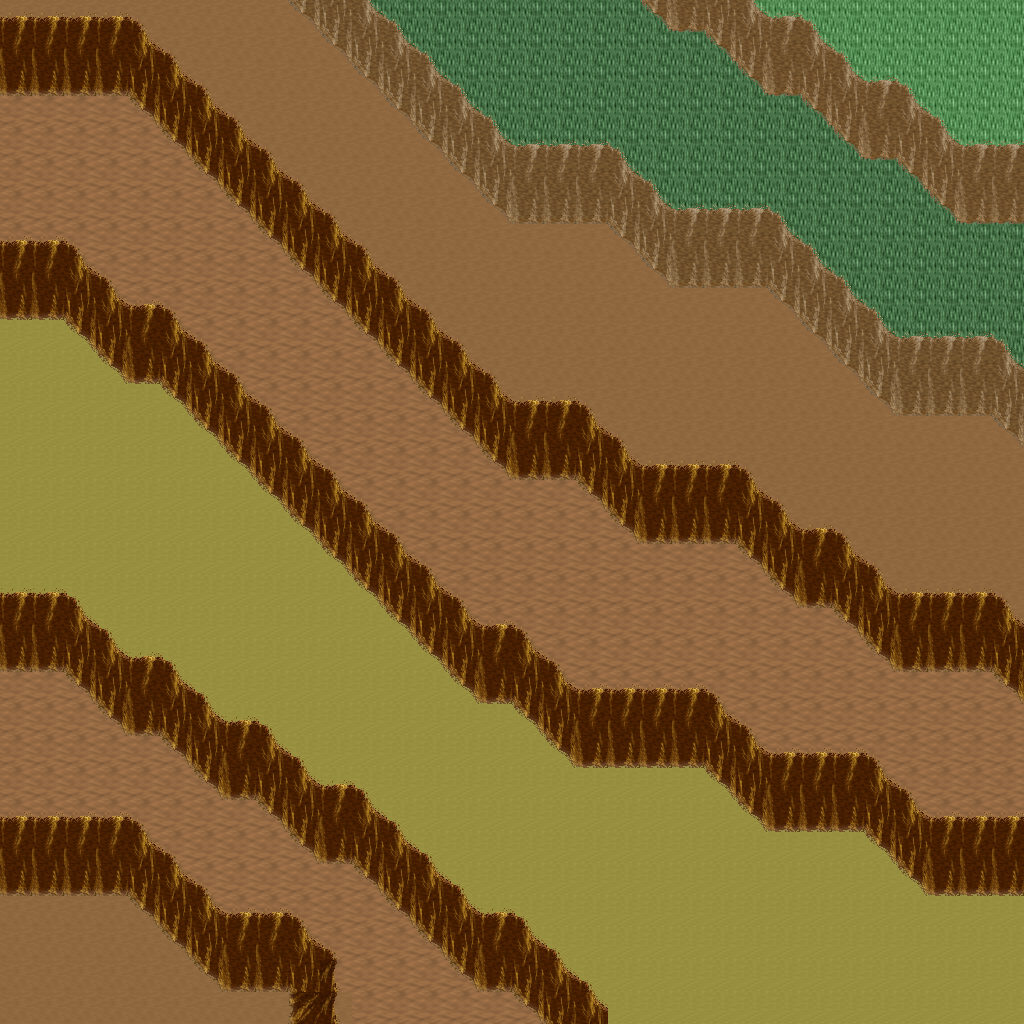

This is a level from a 2D game, rendered from its Tiled map with the project's own tilesets. A one-line summary and the map file follow, with tile-layer data summarised:
An orthogonal 32x32 tile map with 32x32 px tiles, 5 tile layers (Ground, Objects, Objects2, Above, ...), 1 hidden layer not drawn, 21 tilesets.

<map version="1.10" tiledversion="1.11.0" orientation="orthogonal" renderorder="right-down" width="32" height="32" tilewidth="32" tileheight="32" infinite="0" nextlayerid="11" nextobjectid="1">
 <tileset firstgid="1" name="logic_collision" tilewidth="32" tileheight="32" tilecount="1" columns="1">
  <image source="../drawable/logic_collision.png" width="32" height="32" />
 </tileset>
 <tileset firstgid="2" name="ground_ground" tilewidth="32" tileheight="32" tilecount="33" columns="3">
  <image source="../drawable/ground_ground.png" width="96" height="352" />
 </tileset>
 <tileset firstgid="35" name="building_castle" tilewidth="32" tileheight="32" tilecount="320" columns="20">
  <image source="../drawable/building_castle.png" width="640" height="512" />
 </tileset>
 <tileset firstgid="355" name="ground_water_pool" tilewidth="32" tileheight="32" tilecount="72" columns="3">
  <image source="../drawable/ground_water_pool.png" width="96" height="768" />
 </tileset>
 <tileset firstgid="427" name="ground_earth_edges" tilewidth="32" tileheight="32" tilecount="18" columns="6">
  <image source="../drawable/ground_earth_edges.png" width="192" height="96" />
 </tileset>
 <tileset firstgid="445" name="ground_grass_corners" tilewidth="32" tileheight="32" tilecount="24" columns="6">
  <image source="../drawable/ground_grass_corners.png" width="192" height="128" />
 </tileset>
 <tileset firstgid="469" name="ground_grass_edges" tilewidth="32" tileheight="32" tilecount="36" columns="12">
  <image source="../drawable/ground_grass_edges.png" width="384" height="96" />
 </tileset>
 <tileset firstgid="505" name="object_row_boat" tilewidth="32" tileheight="32" tilecount="30" columns="6">
  <image source="../drawable/object_row_boat.png" width="192" height="160" />
 </tileset>
 <tileset firstgid="535" name="item_ropes" tilewidth="32" tileheight="32" tilecount="4" columns="2">
  <image source="../drawable/item_ropes.png" width="64" height="64" />
 </tileset>
 <tileset firstgid="539" name="object_boardwalk" tilewidth="32" tileheight="32" tilecount="36" columns="6">
  <image source="../drawable/object_boardwalk.png" width="192" height="192" />
 </tileset>
 <tileset firstgid="575" name="object_ship" tilewidth="32" tileheight="32" tilecount="368" columns="16">
  <image source="../drawable/object_ship.png" width="512" height="736" />
 </tileset>
 <tileset firstgid="943" name="item_fishing_nets" tilewidth="32" tileheight="32" tilecount="6" columns="3">
  <image source="../drawable/item_fishing_nets.png" width="96" height="64" />
 </tileset>
 <tileset firstgid="949" name="item_fishrods" tilewidth="32" tileheight="32" tilecount="12" columns="4">
  <image source="../drawable/item_fishrods.png" width="128" height="96" />
 </tileset>
 <tileset firstgid="961" name="plant_stump_stump_vertical" tilewidth="32" tileheight="32" tilecount="1" columns="1">
  <image source="../drawable/plant_stump_stump_vertical.png" width="32" height="32" />
 </tileset>
 <tileset firstgid="962" name="item_pot_barrel" tilewidth="32" tileheight="32" tilecount="2" columns="1">
  <image source="../drawable/item_pot_barrel.png" width="32" height="64" />
 </tileset>
 <tileset firstgid="964" name="ground_cobbled_paving" tilewidth="32" tileheight="32" tilecount="1" columns="1">
  <image source="../drawable/ground_cobbled_paving.png" width="32" height="32" />
 </tileset>
 <tileset firstgid="965" name="ground_ladder_vertical_pale" tilewidth="32" tileheight="32" tilecount="5" columns="5">
  <image source="../drawable/ground_ladder_vertical_pale.png" width="160" height="32" />
 </tileset>
 <tileset firstgid="970" name="item_caution_sign" tilewidth="32" tileheight="32" tilecount="1" columns="1">
  <image source="../drawable/item_caution_sign.png" width="32" height="32" />
 </tileset>
 <tileset firstgid="971" name="ground_ridge_earth_dark" tilewidth="32" tileheight="32" tilecount="96" columns="12">
  <image source="../drawable/ground_ridge_earth_dark.png" width="384" height="256" />
 </tileset>
 <tileset firstgid="1067" name="ground_ridge_earth_pale" tilewidth="32" tileheight="32" tilecount="96" columns="12">
  <image source="../drawable/ground_ridge_earth_pale.png" width="384" height="256" />
 </tileset>
 <tileset firstgid="1163" name="plant_tree_tree_darkgreen" tilewidth="32" tileheight="32" tilecount="88" columns="8">
  <image source="../drawable/plant_tree_tree_darkgreen.png" width="256" height="352" />
 </tileset>
 <layer id="1" name="Ground" width="32" height="32">
  <data>[1024 cells, 1024 non-empty, 5 distinct tile ids]</data>
 </layer>
 <layer id="2" name="Objects" width="32" height="32">
  <data>[1024 cells, 445 non-empty, 16 distinct tile ids]</data>
 </layer>
 <layer id="3" name="Objects2" width="32" height="32">
  <data>[1024 cells, 0 non-empty, 0 distinct tile ids]</data>
 </layer>
 <layer id="4" name="Above" width="32" height="32">
  <data>[1024 cells, 0 non-empty, 0 distinct tile ids]</data>
 </layer>
 <layer id="5" name="Above2" width="32" height="32">
  <data>[1024 cells, 0 non-empty, 0 distinct tile ids]</data>
 </layer>
 <layer id="6" name="Walkable" width="32" height="32" visible="0">
  <data>[1024 cells, 249 non-empty, 1 distinct tile ids]</data>
 </layer>
 <objectgroup id="7" name="Mapevents" />
 <objectgroup id="8" name="Spawn" />
 <objectgroup id="9" name="Keys" />
 <objectgroup id="10" name="Replace" />
</map>
